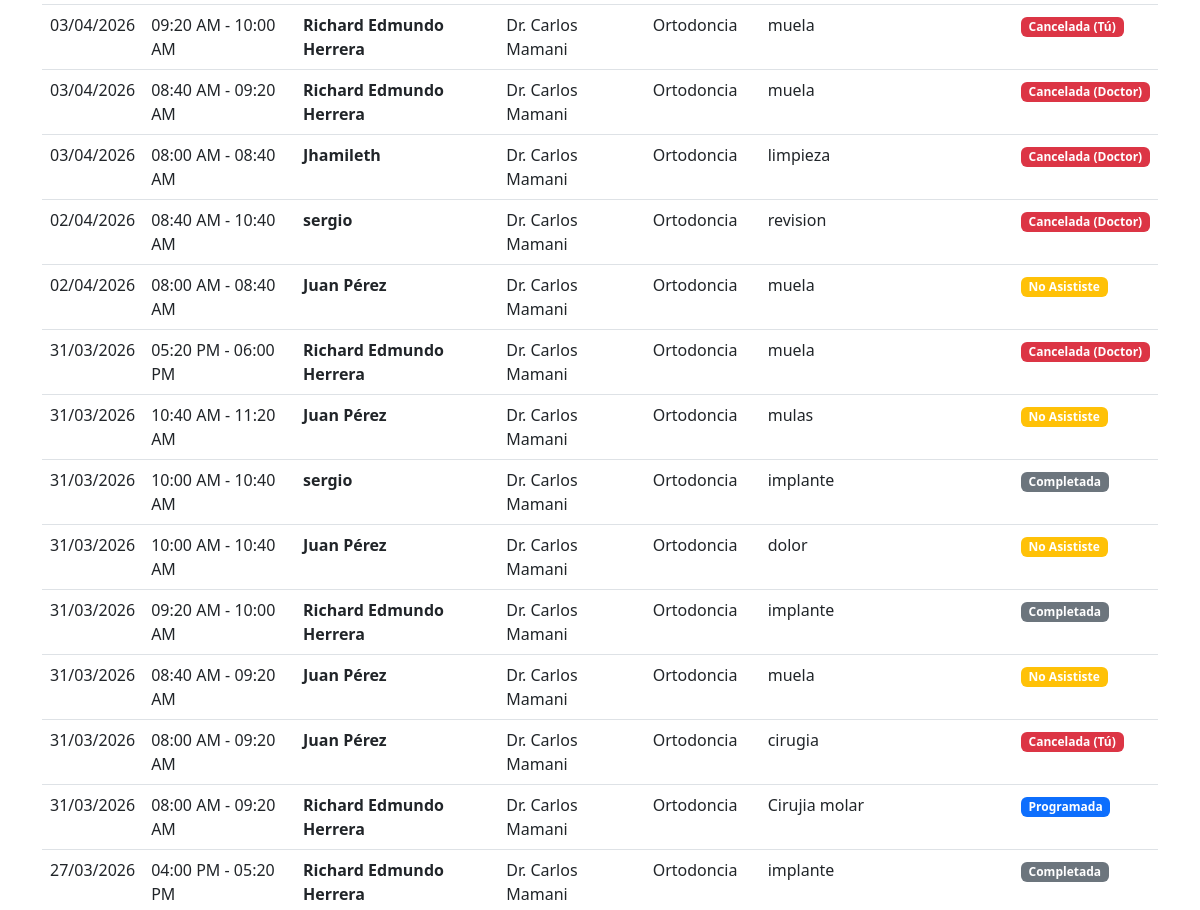
The app's page /public/paciente/mis_citas.php (signed in, middle part), older data.
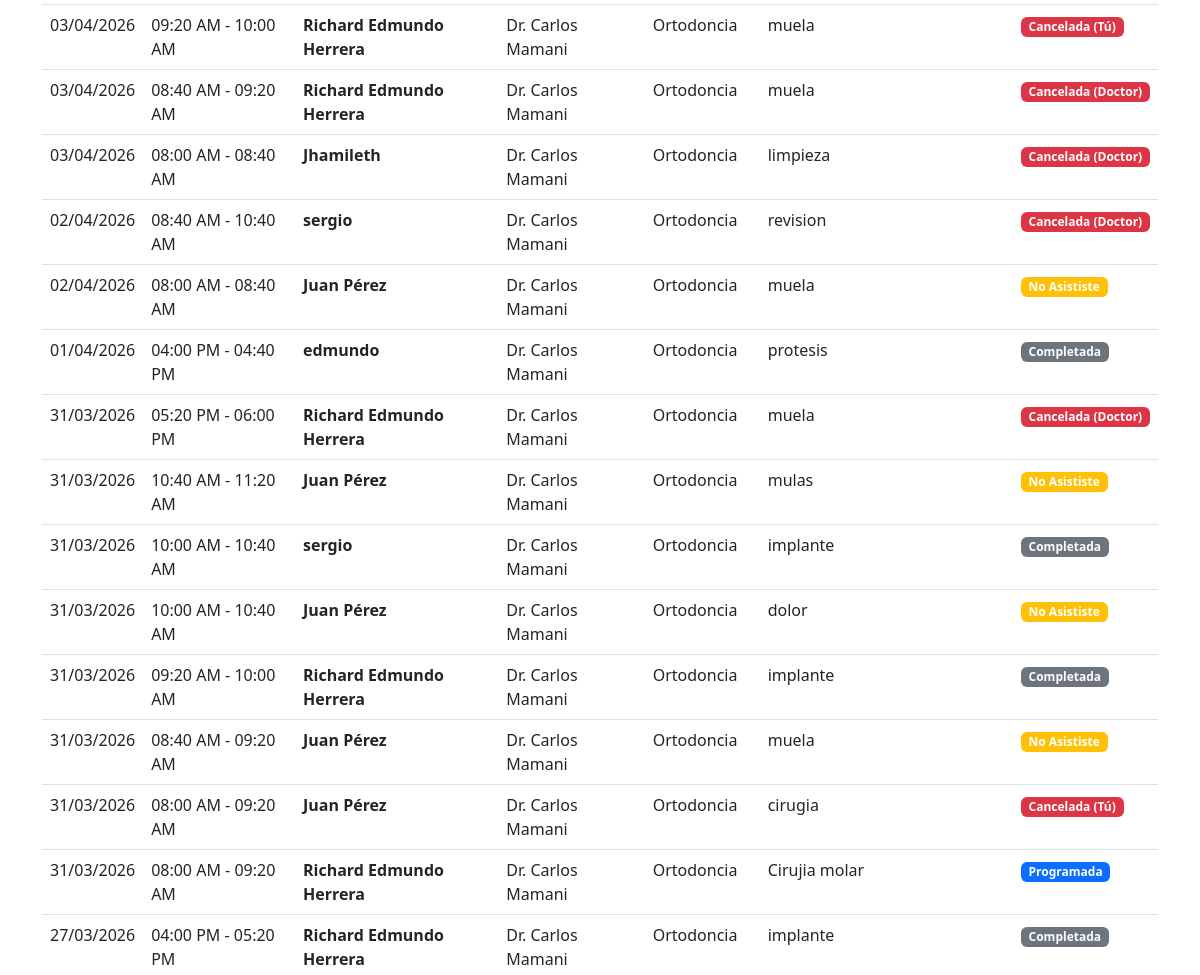
The same page, newer data.
### tables this page shows
CREATE TABLE `citas` (
  `id_cita` int(11) NOT NULL AUTO_INCREMENT,
  `id_paciente` int(11) NOT NULL,
  `id_odontologo` int(11) NOT NULL,
  `fecha_cita` date NOT NULL,
  `hora_cita` time NOT NULL,
  `hora_fin` time DEFAULT NULL,
  `motivo` varchar(255) DEFAULT NULL,
  `estado` enum('programada','confirmada','completada','cancelada_pac','cancelada_doc','ausente') DEFAULT 'programada',
  `cambios_realizados` int(11) DEFAULT 0,
  `limite_cambios` int(11) DEFAULT 3,
  `puede_modificar` tinyint(1) DEFAULT 1,
  `llego_tarde` tinyint(1) DEFAULT 0,
  `minutos_tarde` int(11) DEFAULT 0,
  `cancelado_por` int(11) DEFAULT NULL,
  `motivo_cancelacion` text DEFAULT NULL,
  `fecha_cancelacion` datetime DEFAULT NULL,
  `notificacion_enviada` tinyint(1) DEFAULT 0,
  `fecha_recordatorio_24h` datetime DEFAULT NULL,
  `fecha_recordatorio_1h` datetime DEFAULT NULL,
  `fecha_creacion` datetime DEFAULT current_timestamp(),
  `fecha_actualizacion` datetime DEFAULT NULL ON UPDATE current_timestamp(),
  PRIMARY KEY (`id_cita`),
  KEY `idx_fecha_cita` (`fecha_cita`),
  KEY `idx_odontologo_fecha` (`id_odontologo`,`fecha_cita`),
  KEY `idx_paciente` (`id_paciente`),
  KEY `idx_estado` (`estado`),
  CONSTRAINT `citas_ibfk_1` FOREIGN KEY (`id_paciente`) REFERENCES `pacientes` (`id_paciente`) ON DELETE CASCADE,
  CONSTRAINT `citas_ibfk_2` FOREIGN KEY (`id_odontologo`) REFERENCES `odontologos` (`id_odontologo`) ON DELETE CASCADE
);

CREATE TABLE `usuarios` (
  `id_usuario` int(11) NOT NULL AUTO_INCREMENT,
  `email` varchar(100) NOT NULL,
  `contrasena_hash` varchar(255) NOT NULL,
  `nombre_completo` varchar(150) NOT NULL,
  `telefono` varchar(20) DEFAULT NULL,
  `rol` enum('paciente','odontologo','admin') NOT NULL,
  `email_verificado` tinyint(1) DEFAULT 0,
  `codigo_verificacion` varchar(10) DEFAULT NULL,
  `codigo_expiracion` datetime DEFAULT NULL,
  `activo` tinyint(1) DEFAULT 1,
  `fecha_registro` datetime DEFAULT current_timestamp(),
  `ultimo_acceso` datetime DEFAULT NULL,
  PRIMARY KEY (`id_usuario`),
  UNIQUE KEY `email` (`email`),
  KEY `idx_email` (`email`),
  KEY `idx_rol` (`rol`)
);

CREATE TABLE `odontologos` (
  `id_odontologo` int(11) NOT NULL AUTO_INCREMENT,
  `id_usuario` int(11) NOT NULL,
  `especialidad_principal` varchar(100) NOT NULL,
  `especialidades_adicionales` text DEFAULT NULL,
  `duracion_cita_min` int(11) DEFAULT 40,
  `max_citas_dia` int(11) DEFAULT 8,
  `color_calendario` varchar(7) DEFAULT '#2E75B6',
  `activo` tinyint(1) DEFAULT 1,
  PRIMARY KEY (`id_odontologo`),
  UNIQUE KEY `id_usuario` (`id_usuario`),
  KEY `idx_activo` (`activo`),
  CONSTRAINT `odontologos_ibfk_1` FOREIGN KEY (`id_usuario`) REFERENCES `usuarios` (`id_usuario`) ON DELETE CASCADE
);

### includes/funciones.php (called while the page is built, shortened)
<?php
function esPaciente() {
    return isset($_SESSION['rol']) && $_SESSION['rol'] === 'paciente';
}
function esAdmin() {
    return isset($_SESSION['rol']) && $_SESSION['rol'] === 'admin';
}
?>

### public/paciente/mis_citas.php (the view, shortened to what this page needs)
<?php
require_once '../../config/database.php';
require_once '../../includes/funciones.php';
$es_admin = esAdmin();
$es_paciente = esPaciente();
$id_paciente = null;
$nombre_paciente = null;
if ($es_paciente && $id_paciente) {
    $sql = "SELECT c.*,
                   u.nombre_completo as nombre_odontologo,
                   o.especialidad_principal
            FROM citas c
            JOIN odontologos o ON c.id_odontologo = o.id_odontologo
            JOIN usuarios u ON o.id_usuario = u.id_usuario
            WHERE c.id_paciente = ?
            ORDER BY c.fecha_cita DESC, c.hora_cita DESC";
    $stmt = $conexion->prepare($sql);
    $stmt->bind_param("i", $id_paciente);
    $stmt->execute();
    $citas = $stmt->get_result();
} elseif ($es_admin) {
    $sql = "SELECT c.*,
                   u.nombre_completo as nombre_odontologo,
                   o.especialidad_principal,
                   p2.nombre_completo as nombre_paciente
            FROM citas c
            JOIN odontologos o ON c.id_odontologo = o.id_odontologo
            JOIN usuarios u ON o.id_usuario = u.id_usuario
            JOIN pacientes p ON c.id_paciente = p.id_paciente
            JOIN usuarios p2 ON p.id_usuario = p2.id_usuario
            ORDER BY c.fecha_cita DESC, c.hora_cita DESC
            LIMIT 100";
    $citas = $conexion->query($sql);
} else {
    $citas = new mysqli_result();
    $citas->num_rows = 0;
}
require_once '../../includes/header.php';
?>
<div class="row">
    <div class="col-md-12">
        <?php if (!$citas || $citas->num_rows === 0): ?>
            <div class="alert alert-info">
                <i class="bi bi-info-circle"></i>
                <?php
                if ($es_admin && $nombre_paciente) {
                    echo "Este paciente no tiene citas registradas.";
                } elseif ($es_admin) {
                    echo "No hay citas registradas en el sistema.";
                } else {
                    echo "No tienes citas agendadas. <a href='agendar.php'>¡Agenda tu primera cita ahora!</a>";
                }
                ?>
            </div>
        <?php else: ?>
            <div class="table-responsive">
                <table class="table table-hover">
                    <tbody>
                        <?php while ($cita = $citas->fetch_assoc()): ?>
                            <tr>
                                <td><?php echo date('d/m/Y', strtotime($cita['fecha_cita'])); ?></td>
                                <td><?php echo date('h:i A', strtotime($cita['hora_cita'])).' - '.date('h:i A', strtotime($cita['hora_fin'])); ?></td>
                                <?php if ($es_admin && !$nombre_paciente): ?>
                                    <td>
                                        <strong><?php echo htmlspecialchars($cita['nombre_paciente'] ?? 'N/A'); ?></strong>
                                    </td>
                                <?php endif; ?>
                                <td><?php echo htmlspecialchars($cita['nombre_odontologo']); ?></td>
                                <td><?php echo htmlspecialchars($cita['especialidad_principal']); ?></td>
                                <td><?php echo $cita['motivo'] ?? '-'; ?></td>
                                <td>
                                    <?php
                                    $estados = [
                                        'programada' => 'badge bg-primary',
                                        'confirmada' => 'badge bg-success',
                                        'completada' => 'badge bg-secondary',
                                        'cancelada_pac' => 'badge bg-danger',
                                        'cancelada_doc' => 'badge bg-danger',
                                        'ausente' => 'badge bg-warning'
                                    ];
                                    $estado_texto = [
                                        'programada' => 'Programada',
                                        'confirmada' => 'Confirmada',
                                        'completada' => 'Completada',
                                        'cancelada_pac' => 'Cancelada (Tú)',
                                        'cancelada_doc' => 'Cancelada (Doctor)',
                                        'ausente' => 'No Asististe'
                                    ];
                                    $clase = $estados[$cita['estado']] ?? 'badge bg-secondary';
                                    ?>
                                    <span class="<?php echo $clase; ?>">
                                        <?php echo $estado_texto[$cita['estado']] ?? $cita['estado']; ?>
                                    </span>
                                </td>
                            </tr>
                        <?php endwhile; ?>
                    </tbody>
                </table>
            </div>
        <?php endif; ?>
    </div>
</div>
<?php
require_once '../../includes/footer.php';
?>

### includes/header.php (shortened to what this page needs)
?><!DOCTYPE html>
<html lang="es">
<head>
    <link href="https://cdn.jsdelivr.net/npm/bootstrap@5.3.0/dist/css/bootstrap.min.css" rel="stylesheet">
    <link rel="stylesheet" href="https://cdn.jsdelivr.net/npm/bootstrap-icons@1.11.0/font/bootstrap-icons.css">
    <link href="/ecodent/public/css/estilos.css" rel="stylesheet">
</head>
<body>
    <main class="container mt-4">

### includes/footer.php (shortened to what this page needs)
    </main>
</body>
</html>

### public/css/estilos.css (style rules this page uses)
body { min-height: 100vh; display: flex; flex-direction: column; }
main { flex: 1; }

Row changes from the older to the newer data that the page shows:
added citas: fecha_cita "01/04/2026", hora_cita "04:00 PM", hora_fin "04:40 PM", usuarios.nombre_completo "edmundo", usuarios.nombre_completo "Dr. Carlos Mamani", id_odontologo.especialidad_principal "Ortodoncia", motivo "protesis", estado "Completada"
